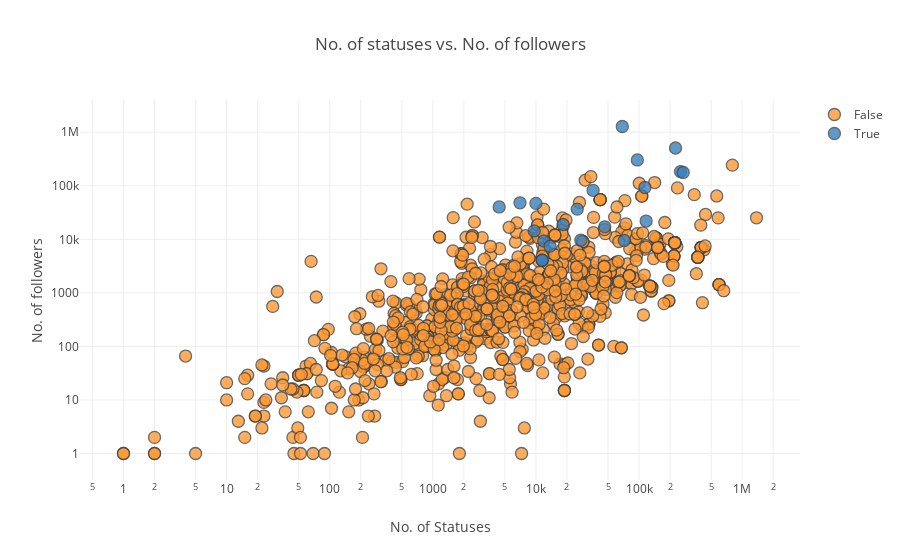

The code cell stored with this chart in its notebook:
### Code cell
#correlation between Tweeting Frequency and Followers
#Plot the number of statuses per user vs. number of followers per user.
#Differentiate between verified and non-verified users in our plot.

df.iplot(x='User_statuses_count', y = 'user_followers', mode='markers'
        , categories='User_verified',layout=dict(
        xaxis=dict(type='log', title='No. of Statuses'),
        yaxis=dict(type='log', title='No. of followers'),
        title='No. of statuses vs. No. of followers'))

### Figure 1 — Plotly figure (JSON) as saved in the notebook; plotly's stock layout.template omitted (floating-point values rounded to 4 significant figures; data arrays with more than 128 entries replaced by an {"elided": "..."} marker saying what was removed)
{"data": [{"marker": {"color": "rgba(255, 153, 51, 1.0)", "line": {"width": 1.3}, "opacity": 0.8, "size": 12, "symbol": "circle"}, "mode": "markers", "name": "False", "textfont": {"color": "#4D5663"}, "type": "scatter", "uid": "164a2e74-3427-4b5f-b5cc-3ed194fef70d", "x": {"elided": "979 int values"}, "y": {"elided": "979 int values"}}, {"marker": {"color": "rgba(55, 128, 191, 1.0)", "line": {"width": 1.3}, "opacity": 0.8, "size": 12, "symbol": "circle"}, "mode": "markers", "name": "True", "textfont": {"color": "#4D5663"}, "type": "scatter", "uid": "c0a4d01e-8204-46d5-b7b4-1f2ba35ebb58", "x": [11908, 46494, 225787, 252326, 27265, 18334, 13672, 25154, 96282, 11507, 11507, 114080, 35849, 117183, 10002, 9626, 71861, 4399, 7005, 68778, 268110], "y": [9323, 17128, 507532, 183884, 9602, 18909, 7443, 36634, 302991, 4067, 4067, 92800, 81917, 21926, 46869, 14324, 9514, 40232, 48019, 1277971, 177059]}], "layout": {"title": {"text": "No. of statuses vs. No. of followers"}, "xaxis": {"title": {"text": "No. of Statuses"}, "type": "log"}, "yaxis": {"title": {"text": "No. of followers"}, "type": "log"}}}
